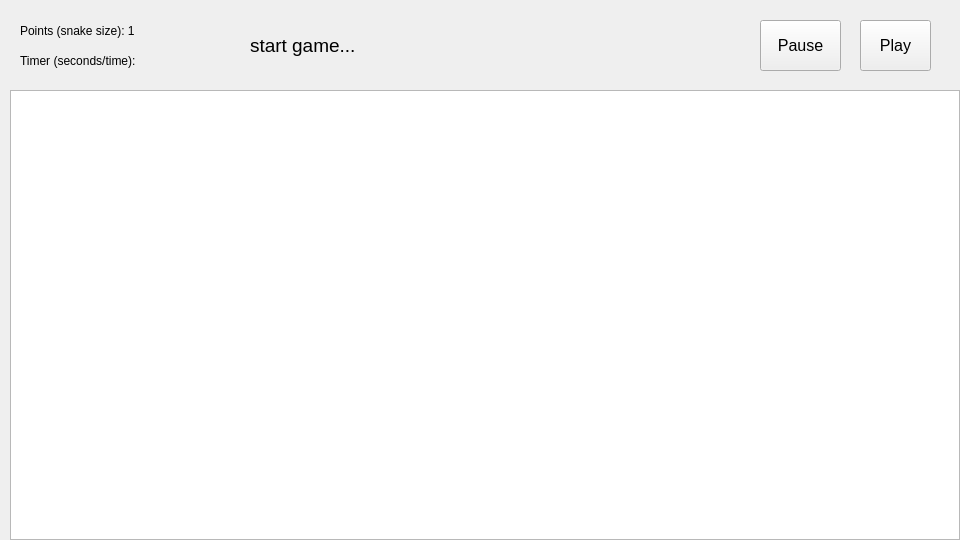
<?xml version="1.0" encoding="UTF-8"?>
<ui version="4.0">
 <class>MainWindow</class>
 <widget class="QMainWindow" name="MainWindow">
  <property name="geometry">
   <rect>
    <x>0</x>
    <y>0</y>
    <width>960</width>
    <height>540</height>
   </rect>
  </property>
  <property name="minimumSize">
   <size>
    <width>960</width>
    <height>540</height>
   </size>
  </property>
  <property name="maximumSize">
   <size>
    <width>960</width>
    <height>540</height>
   </size>
  </property>
  <property name="windowTitle">
   <string>Snake 2</string>
  </property>
  <widget class="QWidget" name="centralwidget">
   <property name="minimumSize">
    <size>
     <width>960</width>
     <height>540</height>
    </size>
   </property>
   <property name="maximumSize">
    <size>
     <width>960</width>
     <height>540</height>
    </size>
   </property>
   <widget class="QPushButton" name="playButton">
    <property name="geometry">
     <rect>
      <x>860</x>
      <y>20</y>
      <width>71</width>
      <height>51</height>
     </rect>
    </property>
    <property name="font">
     <font>
      <pointsize>12</pointsize>
     </font>
    </property>
    <property name="text">
     <string>Play</string>
    </property>
   </widget>
   <widget class="QGraphicsView" name="graphicsView">
    <property name="geometry">
     <rect>
      <x>10</x>
      <y>90</y>
      <width>950</width>
      <height>450</height>
     </rect>
    </property>
    <property name="minimumSize">
     <size>
      <width>950</width>
      <height>450</height>
     </size>
    </property>
    <property name="maximumSize">
     <size>
      <width>950</width>
      <height>450</height>
     </size>
    </property>
   </widget>
   <widget class="QLabel" name="snake_length">
    <property name="geometry">
     <rect>
      <x>20</x>
      <y>10</y>
      <width>200</width>
      <height>41</height>
     </rect>
    </property>
    <property name="font">
     <font>
      <pointsize>9</pointsize>
     </font>
    </property>
    <property name="text">
     <string>Points (snake size): 1</string>
    </property>
   </widget>
   <widget class="QLabel" name="timer">
    <property name="geometry">
     <rect>
      <x>20</x>
      <y>40</y>
      <width>200</width>
      <height>41</height>
     </rect>
    </property>
    <property name="font">
     <font>
      <pointsize>9</pointsize>
     </font>
    </property>
    <property name="text">
     <string>Timer (seconds/time):</string>
    </property>
   </widget>
   <widget class="QLabel" name="lopputulos">
    <property name="geometry">
     <rect>
      <x>250</x>
      <y>20</y>
      <width>401</width>
      <height>51</height>
     </rect>
    </property>
    <property name="font">
     <font>
      <pointsize>14</pointsize>
     </font>
    </property>
    <property name="text">
     <string>start game...</string>
    </property>
   </widget>
   <widget class="QPushButton" name="pause">
    <property name="geometry">
     <rect>
      <x>760</x>
      <y>20</y>
      <width>81</width>
      <height>51</height>
     </rect>
    </property>
    <property name="font">
     <font>
      <pointsize>12</pointsize>
     </font>
    </property>
    <property name="text">
     <string>Pause</string>
    </property>
   </widget>
  </widget>
 </widget>
 <resources/>
 <connections/>
</ui>
